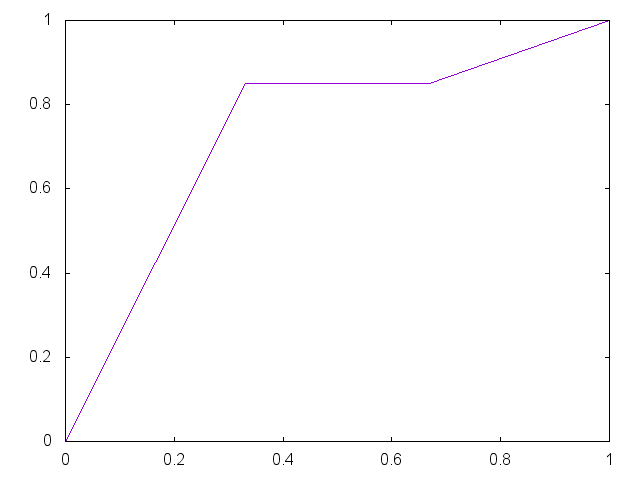

gnuplot code for this plot:


set term png

set output "generate/static/generate/unique-0.85-0.85.png"
plot '-' smooth unique notitle
0 0
0.33 0.85
0.67 0.85 
1 1
e

reset;
